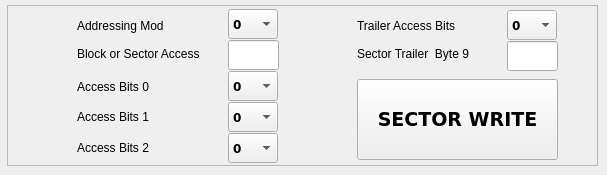
   <widget class="QWidget" name="tbSectorTrailerWritePK">
    <attribute name="title">
     <string>SectorTrailer Write PK</string>
    </attribute>
    <widget class="QFrame" name="fmContainerPK">
     <property name="geometry">
      <rect>
       <x>7</x>
       <y>5</y>
       <width>591</width>
       <height>161</height>
      </rect>
     </property>
     <property name="frameShape">
      <enum>QFrame::StyledPanel</enum>
     </property>
     <property name="frameShadow">
      <enum>QFrame::Raised</enum>
     </property>
     <widget class="QLabel" name="lblAddressModePK">
      <property name="geometry">
       <rect>
        <x>70</x>
        <y>13</y>
        <width>101</width>
        <height>16</height>
       </rect>
      </property>
      <property name="text">
       <string>Addressing Mod</string>
      </property>
      <property name="textFormat">
       <enum>Qt::AutoText</enum>
      </property>
     </widget>
     <widget class="QLabel" name="lblAccessBits0PK">
      <property name="geometry">
       <rect>
        <x>70</x>
        <y>74</y>
        <width>141</width>
        <height>16</height>
       </rect>
      </property>
      <property name="text">
       <string>Access Bits 0</string>
      </property>
      <property name="textFormat">
       <enum>Qt::AutoText</enum>
      </property>
     </widget>
     <widget class="QLabel" name="lblBlockorSectorAccessPK">
      <property name="geometry">
       <rect>
        <x>70</x>
        <y>41</y>
        <width>141</width>
        <height>16</height>
       </rect>
      </property>
      <property name="text">
       <string>Block or Sector Access</string>
      </property>
      <property name="textFormat">
       <enum>Qt::AutoText</enum>
      </property>
     </widget>
     <widget class="QPushButton" name="btnSectorTrailerWritePK">
      <property name="geometry">
       <rect>
        <x>350</x>
        <y>74</y>
        <width>201</width>
        <height>81</height>
       </rect>
      </property>
      <property name="font">
       <font>
        <family>Verdana</family>
        <pointsize>14</pointsize>
        <weight>75</weight>
        <bold>true</bold>
       </font>
      </property>
      <property name="text">
       <string>SECTOR WRITE</string>
      </property>
     </widget>
     <widget class="QComboBox" name="cboAccessBits0PK">
      <property name="geometry">
       <rect>
        <x>221</x>
        <y>66</y>
        <width>50</width>
        <height>30</height>
       </rect>
      </property>
      <property name="font">
       <font>
        <family>Verdana</family>
        <weight>75</weight>
        <bold>true</bold>
       </font>
      </property>
      <item>
       <property name="text">
        <string>0</string>
       </property>
      </item>
      <item>
       <property name="text">
        <string>1</string>
       </property>
      </item>
      <item>
       <property name="text">
        <string>2</string>
       </property>
      </item>
      <item>
       <property name="text">
        <string>3</string>
       </property>
      </item>
      <item>
       <property name="text">
        <string>4</string>
       </property>
      </item>
      <item>
       <property name="text">
        <string>5</string>
       </property>
      </item>
      <item>
       <property name="text">
        <string>6</string>
       </property>
      </item>
      <item>
       <property name="text">
        <string>7</string>
       </property>
      </item>
     </widget>
     <widget class="QComboBox" name="cboAddressingModePK">
      <property name="geometry">
       <rect>
        <x>221</x>
        <y>4</y>
        <width>50</width>
        <height>30</height>
       </rect>
      </property>
      <property name="font">
       <font>
        <family>Verdana</family>
        <weight>75</weight>
        <bold>true</bold>
       </font>
      </property>
      <item>
       <property name="text">
        <string>0</string>
       </property>
      </item>
      <item>
       <property name="text">
        <string>1</string>
       </property>
      </item>
     </widget>
     <widget class="QLineEdit" name="txtBlockOrSectorAddressPK">
      <property name="geometry">
       <rect>
        <x>221</x>
        <y>35</y>
        <width>51</width>
        <height>30</height>
       </rect>
      </property>
      <property name="font">
       <font>
        <pointsize>12</pointsize>
        <weight>75</weight>
        <bold>true</bold>
       </font>
      </property>
      <property name="alignment">
       <set>Qt::AlignCenter</set>
      </property>
     </widget>
     <widget class="QLabel" name="lblTrailerAccessBitsPK">
      <property name="geometry">
       <rect>
        <x>350</x>
        <y>13</y>
        <width>101</width>
        <height>16</height>
       </rect>
      </property>
      <property name="text">
       <string>Trailer Access Bits</string>
      </property>
      <property name="textFormat">
       <enum>Qt::AutoText</enum>
      </property>
     </widget>
     <widget class="QComboBox" name="cboTrailerAccessBitsPK">
      <property name="geometry">
       <rect>
        <x>500</x>
        <y>5</y>
        <width>50</width>
        <height>30</height>
       </rect>
      </property>
      <property name="font">
       <font>
        <family>Verdana</family>
        <weight>75</weight>
        <bold>true</bold>
       </font>
      </property>
      <item>
       <property name="text">
        <string>0</string>
       </property>
      </item>
      <item>
       <property name="text">
        <string>1</string>
       </property>
      </item>
      <item>
       <property name="text">
        <string>2</string>
       </property>
      </item>
      <item>
       <property name="text">
        <string>3</string>
       </property>
      </item>
      <item>
       <property name="text">
        <string>4</string>
       </property>
      </item>
      <item>
       <property name="text">
        <string>5</string>
       </property>
      </item>
      <item>
       <property name="text">
        <string>6</string>
       </property>
      </item>
      <item>
       <property name="text">
        <string>7</string>
       </property>
      </item>
     </widget>
     <widget class="QLabel" name="lblAccessBits1PK">
      <property name="geometry">
       <rect>
        <x>70</x>
        <y>104</y>
        <width>101</width>
        <height>16</height>
       </rect>
      </property>
      <property name="text">
       <string>Access Bits 1</string>
      </property>
      <property name="textFormat">
       <enum>Qt::AutoText</enum>
      </property>
     </widget>
     <widget class="QComboBox" name="cboAccessBits1PK">
      <property name="geometry">
       <rect>
        <x>221</x>
        <y>97</y>
        <width>50</width>
        <height>30</height>
       </rect>
      </property>
      <property name="font">
       <font>
        <family>Verdana</family>
        <weight>75</weight>
        <bold>true</bold>
       </font>
      </property>
      <item>
       <property name="text">
        <string>0</string>
       </property>
      </item>
      <item>
       <property name="text">
        <string>1</string>
       </property>
      </item>
      <item>
       <property name="text">
        <string>2</string>
       </property>
      </item>
      <item>
       <property name="text">
        <string>3</string>
       </property>
      </item>
      <item>
       <property name="text">
        <string>4</string>
       </property>
      </item>
      <item>
       <property name="text">
        <string>5</string>
       </property>
      </item>
      <item>
       <property name="text">
        <string>6</string>
       </property>
      </item>
      <item>
       <property name="text">
        <string>7</string>
       </property>
      </item>
     </widget>
     <widget class="QComboBox" name="cboAccessBits2PK">
      <property name="geometry">
       <rect>
        <x>221</x>
        <y>128</y>
        <width>50</width>
        <height>30</height>
       </rect>
      </property>
      <property name="font">
       <font>
        <family>Verdana</family>
        <weight>75</weight>
        <bold>true</bold>
       </font>
      </property>
      <item>
       <property name="text">
        <string>0</string>
       </property>
      </item>
      <item>
       <property name="text">
        <string>1</string>
       </property>
      </item>
      <item>
       <property name="text">
        <string>2</string>
       </property>
      </item>
      <item>
       <property name="text">
        <string>3</string>
       </property>
      </item>
      <item>
       <property name="text">
        <string>4</string>
       </property>
      </item>
      <item>
       <property name="text">
        <string>5</string>
       </property>
      </item>
      <item>
       <property name="text">
        <string>6</string>
       </property>
      </item>
      <item>
       <property name="text">
        <string>7</string>
       </property>
      </item>
     </widget>
     <widget class="QLabel" name="lblAccessBits2PK">
      <property name="geometry">
       <rect>
        <x>70</x>
        <y>135</y>
        <width>141</width>
        <height>16</height>
       </rect>
      </property>
      <property name="text">
       <string>Access Bits 2</string>
      </property>
      <property name="textFormat">
       <enum>Qt::AutoText</enum>
      </property>
     </widget>
     <widget class="QLineEdit" name="txtSectorTrailerByte9PK">
      <property name="geometry">
       <rect>
        <x>500</x>
        <y>36</y>
        <width>51</width>
        <height>30</height>
       </rect>
      </property>
      <property name="font">
       <font>
        <pointsize>12</pointsize>
        <weight>75</weight>
        <bold>true</bold>
       </font>
      </property>
      <property name="alignment">
       <set>Qt::AlignCenter</set>
      </property>
     </widget>
     <widget class="QLabel" name="lblSectorTrailerByte9PK">
      <property name="geometry">
       <rect>
        <x>350</x>
        <y>41</y>
        <width>141</width>
        <height>16</height>
       </rect>
      </property>
      <property name="text">
       <string>Sector Trailer  Byte 9</string>
      </property>
      <property name="textFormat">
       <enum>Qt::AutoText</enum>
      </property>
     </widget>
    </widget>
   </widget>
